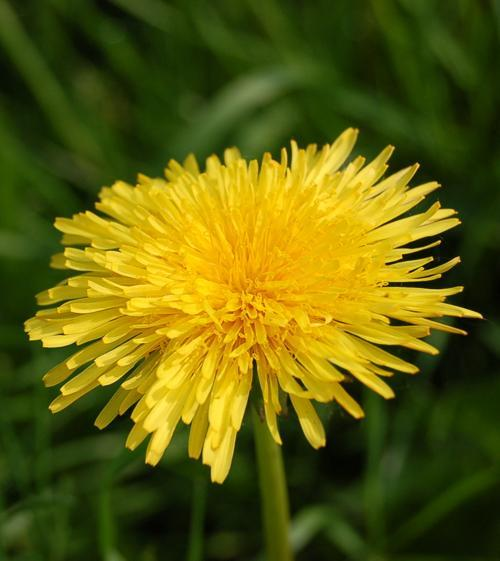
#> input picture test/image_00007.jpg, 500 x 561 px; its folder holds 4 pictures in this run
$ python projekat.py   (older library calls are emulated)
#> lines starting #> are read from the running program, lines starting #| are printed output that depends on the picture; after the words box and inside, x2 and y2 are one past the last pixel; in counts of white or black regions, pixels touching at a corner belong together
import numpy as np
import cv2
import os, glob
import keras
import h5py
from keras.models import Sequential
from keras.layers.core import Dense,Activation, Dropout, Flatten
from keras.layers.convolutional import Convolution2D, MaxPooling2D, ZeroPadding2D
from keras.optimizers import SGD, Adam


def readAllFiles(path):
	paths = []
	for infile in glob.glob(os.path.join(path, '*.jpg')):
		paths.append(infile)
#> pass 2 of the loop in readAllFiles, `for infile in glob.glob(os.path.join(path, '*.jpg')):`:
#> pass 3 of the loop in readAllFiles, `for infile in glob.glob(os.path.join(path, '*.jpg')):`:
#> the loop made 4 passes; the first 3 are shown
	return paths

def resizeForNetwork(img):
	img_network = cv2.resize(img, (28, 28), interpolation = cv2.INTER_CUBIC)
	return img_network

def findEdges(img):
	kernel = cv2.getStructuringElement(cv2.MORPH_ELLIPSE, (3, 3))
	img_close = cv2.dilate(img, kernel, iterations=1) - cv2.erode(img, kernel, iterations=1)
	return img_close

def findKMeansFlower(img):
	Z = img.reshape((-1,3))
	Z = np.float32(Z)
	criteria = (cv2.TERM_CRITERIA_EPS + cv2.TERM_CRITERIA_MAX_ITER, 10, 1.0)
	K = 2
	ret,label,center=cv2.kmeans(Z,K,None,criteria,10,cv2.KMEANS_RANDOM_CENTERS)
	center = np.uint8(center)
	res = center[label.flatten()]
	res2 = res.reshape((img.shape))
	return res2

def findFlowerContour(img):
	img_cont, contours, hierarchy = cv2.findContours(img, cv2.RETR_LIST, cv2.CHAIN_APPROX_SIMPLE)
	sizes = []
	for contour in contours:
		center, size, angle = cv2.minAreaRect(contour)
		sizes.append(size)

	biggest_contour_index = sizes.index(max(sizes))
	biggest_contour = contours[biggest_contour_index]

	return biggest_contour

def readOutputsTest(path):
	outputs = []
	with open(path) as fp:
		line = fp.readline()
		while line:
			outputs.append(line)
			line = fp.readline()
	return outputs

# [25 lines left out: functions convertOutput, outputToInt, calculateError, calculateAccuracy, not called in this run]


def defineSegment(path):
	print(path)
	img = cv2.imread(path)
	res = findKMeansFlower(img)

	res = cv2.cvtColor(res, cv2.COLOR_BGR2GRAY)

	img_close = findEdges(res)

	x,y,w,h = cv2.boundingRect(findFlowerContour(img_close))
	region = img[y:y+h,x:x+w]
	region = resizeForNetwork(region)

	return region

def scale_to_range(image):
    return image/255

def matrix_to_vector(image):
    return image.flatten()

def prepare_for_ann(regions):
	ready_for_ann = []
	for region in regions:
		region = region.reshape(28,28,3)
		scale = scale_to_range(region)
		ready_for_ann.append(scale)

	return ready_for_ann

def createInputs(path):
	trainResault = readAllFiles(path)
	regions = []
	for path in trainResault:
		region = defineSegment(path)
#> in defineSegment, img is the input picture: shape (561, 500, 3); mean B, G, R 12.3, 94, 94.1
#> in findKMeansFlower, `ret,label,center=cv2.kmeans(Z,K,None,criteria,10,cv2.KMEANS_RANDOM_CEN..`: ret = 379947004.7; center = [[7.53, 54.4, 36.45], [22.36, 177.5, 215.7]]
#> in findKMeansFlower, `center = np.uint8(center)`: center = [[7, 54, 36], [22, 177, 215]]
#> in findKMeansFlower, `res2 = res.reshape((img.shape))`:
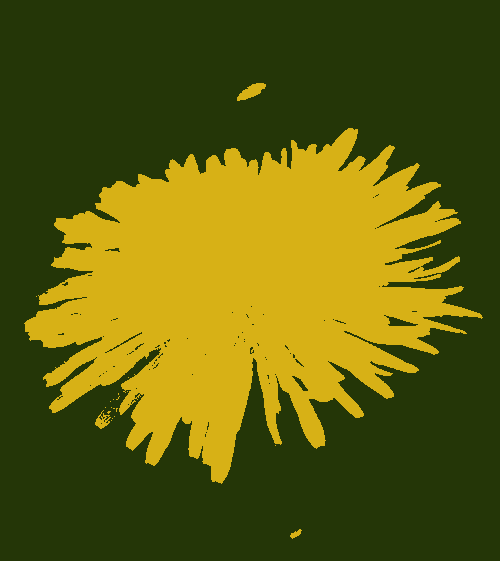
#> res2: shape (561, 500, 3); mean B, G, R 11.8, 93.6, 93.6
#> in defineSegment, `res = cv2.cvtColor(res, cv2.COLOR_BGR2GRAY)`:
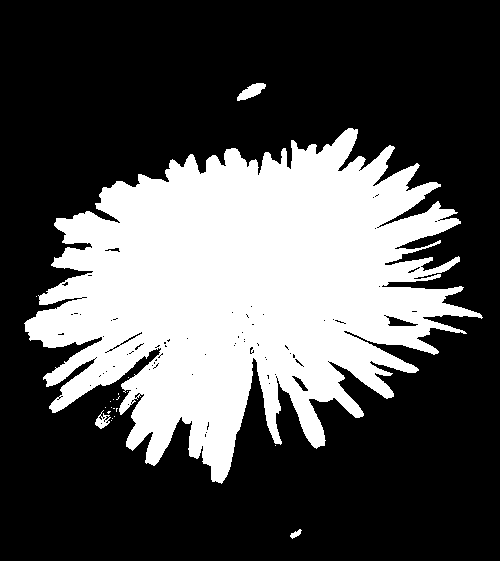
#> res: shape (561, 500); values 43 (black) and 171 (white), 32.2% white; 20 white regions (16 under 20 px), largest, box (x1, y1, x2, y2) and area: (24, 128, 483, 484) 89728, (237, 83, 266, 101) 271, (95, 410, 111, 429) 135, (290, 529, 302, 539) 58
#> in findEdges, `img_close = cv2.dilate(img, kernel, iterations=1) - cv2.erode(img, ker..`:
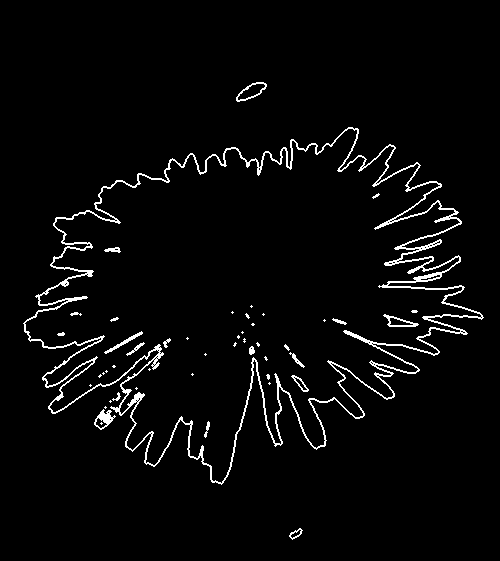
#> img_close: shape (561, 500); values 0 (black) and 128 (white), 3.3% white in thin lines or dots, all inside (x1, y1, x2, y2) = (23, 82, 484, 540)
#> in findFlowerContour, `img_cont, contours, hierarchy = cv2.findContours(img, cv2.RETR_LIST, c..`: contours = 116 contours, 95 with area under 20; largest, box (x1, y1, x2, y2) and area: (23, 127, 484, 485) 92540, (24, 128, 482, 484) 88040, (236, 82, 267, 102) 308, (237, 83, 266, 101) 234, (94, 409, 116, 430) 218
#> the loop in findFlowerContour, `for contour in contours:` made 116 passes
#> (contour, center, size, angle) on passes 3, 4, 5, 7, 9, 10, 12, 13: ([[150, 433], [151, 432], [152, 433], [151, 434]], (151, 433), (1.41, 1.41), -45), ([[189, 424], [190, 423], [191, 424], [190, 425]], (190, 424), (1.41, 1.41), -45), ([[101, 422], [100, 423], [101, 424], [102, 423]], (101, 423), (1.41, 1.41), -45), ([[109, 419], [110, 418], [111, 419], [110, 420]], (110, 419), (1.41, 1.41), -45), ([[112, 417], [113, 416], [114, 417], [113, 418]], (113, 417), (1.41, 1.41), -45), ([[107, 412], [108, 411], [109, 412], [108, 413]], (108, 412), (1.41, 1.41), -45), ([[105, 406], [104, 407], [105, 408], [106, 407]], (105, 407), (1.41, 1.41), -45), ([[136, 401], [137, 400], [138, 401], [137, 402]], (137, 401), (1.41, 1.41), -45)
#> (center, size, angle) on passes 1, 2, 6, 8, 11, 17: ((295.7, 533.4), (12.52, 4.92), -26.57), ((295.7, 533.4), (14.31, 6.71), -26.57), ((206.7, 429.1), (16.25, 2.91), -75.96), ((100, 423), (8.49, 11.31), -45), ((103.5, 418.5), (21.21, 14.14), -45), ((139, 398.5), (2.12, 2.12), -45)
#> after the loop in findFlowerContour, `for contour in contours:`: sizes = 116 pairs, first value 1.41 to 452.5, second value 1.41 to 322.8
#> in findFlowerContour, `biggest_contour_index = sizes.index(max(sizes))`: biggest_contour_index = 113
#> in findFlowerContour, `biggest_contour = contours[biggest_contour_index]`: biggest_contour = contour of 1828 points, box (x1, y1, x2, y2) (23, 127, 484, 485), area 92540
#> in defineSegment, `x,y,w,h = cv2.boundingRect(findFlowerContour(img_close))`: x = 23; y = 127; w = 461; h = 358
#> in defineSegment, `region = img[y:y+h,x:x+w]`:
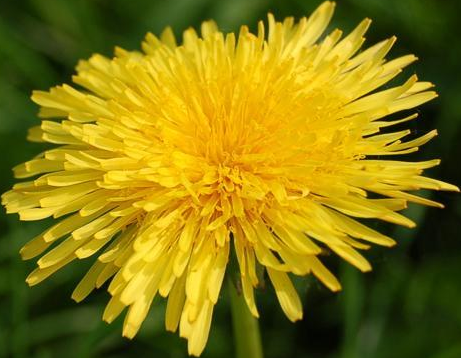
#> region: shape (358, 461, 3); mean B, G, R 15.6, 121.4, 135.3
#> in resizeForNetwork, `img_network = cv2.resize(img, (28, 28), interpolation = cv2.INTER_CUBIC)`:
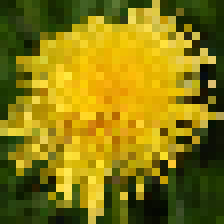
#> img_network: shape (28, 28, 3) (shown 8 times larger); mean B, G, R 15.8, 121.7, 135.5
		regions.append(region)
#> pass 2 of the loop in createInputs, `for path in trainResault:`:
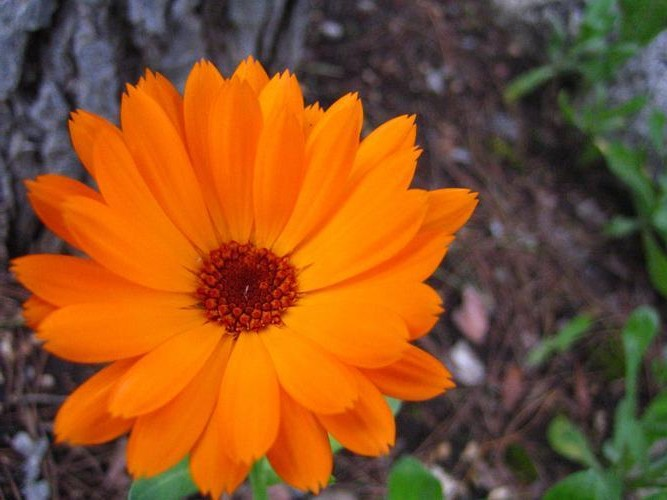
#> input picture test/image_00011.jpg, 667 x 500 px
#> in defineSegment, img is the input picture: shape (500, 667, 3); mean B, G, R 37.6, 81.6, 137.5
#> res2: shape (500, 667, 3)
#> in defineSegment (call 2), `res = cv2.cvtColor(res, cv2.COLOR_BGR2GRAY)`:
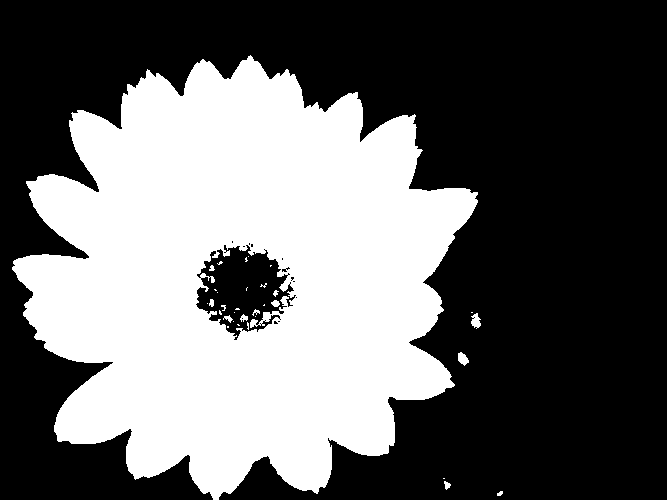
#> res: shape (500, 667); values 65 (black) and 134 (white), 40.2% white; 33 white regions (21 under 20 px), largest, box (x1, y1, x2, y2) and area: (12, 55, 478, 500) 133478, (471, 313, 481, 329) 102, (458, 352, 469, 366) 99
#> img_close: shape (500, 667); values 0 (black) and 69 (white), 2% white in thin lines or dots, all inside (x1, y1, x2, y2) = (11, 54, 504, 500)
#> contours = 102 contours, 82 with area under 20; largest, box (x1, y1, x2, y2) and area: (195, 242, 298, 341) 6366, (196, 246, 289, 336) 4660, (11, 54, 479, 500) 2158, (470, 311, 482, 330) 132, (457, 351, 470, 367) 116
#> the loop in findFlowerContour (call 2), `for contour in contours:` made 102 passes
#> (center, size, angle) on passes 1, 2, 3, 4, 5, 6, 12, 13: ((499.8, 493.3), (4.95, 2.83), -45), ((499.5, 493), (7.78, 4.95), -45), ((446, 484.5), (6.36, 6.36), -45), ((445, 483.5), (7.78, 12.02), -45), ((462.3, 358.2), (8.49, 12.02), -45), ((462.3, 358.2), (9.9, 14.85), -45), ((252.5, 328), (2.12, 2.12), -45), ((254.5, 327), (2.12, 2.12), -45)
#> x = 11; y = 54; w = 468; h = 446
#> region: shape (446, 468, 3)
#> in resizeForNetwork (call 2), `img_network = cv2.resize(img, (28, 28), interpolation = cv2.INTER_CUBIC)`:
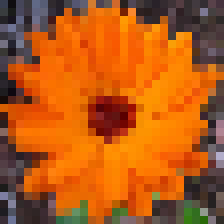
#> img_network: shape (28, 28, 3) (shown 8 times larger); mean B, G, R 24, 90.5, 180
#> pass 3 of the loop in createInputs, `for path in trainResault:`:
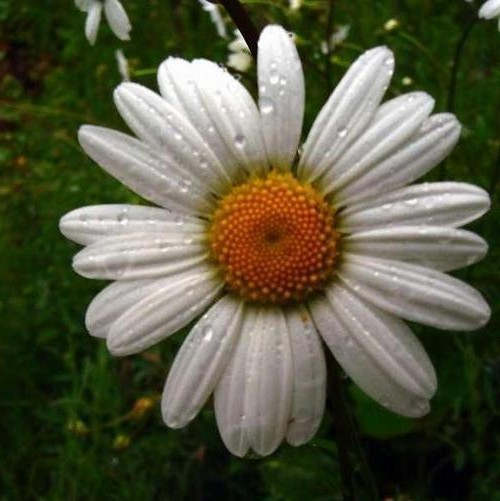
#> input picture test/image_00014.jpg, 500 x 501 px
#> in defineSegment, img is the input picture: shape (501, 500, 3); mean B, G, R 66.8, 89.5, 88.7
#> res2: shape (501, 500, 3)
#> in defineSegment (call 3), `res = cv2.cvtColor(res, cv2.COLOR_BGR2GRAY)`:
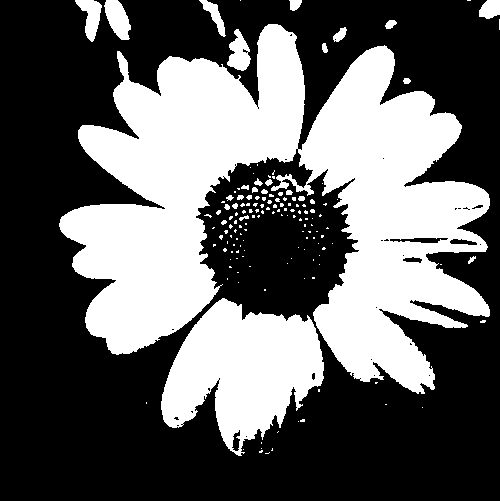
#> res: shape (501, 500); values 38 (black) and 164 (white), 38.4% white; 152 white regions (124 under 20 px), largest, box (x1, y1, x2, y2) and area: (59, 24, 490, 394) 76741, (161, 298, 324, 456) 15383, (104, 0, 131, 40) 690
#> img_close: shape (501, 500); values 0 (black) and 126 (white), 4.8% white in thin lines or dots, all inside (x1, y1, x2, y2) = (58, 0, 500, 457)
#> contours = 255 contours, 201 with area under 20; largest, box (x1, y1, x2, y2) and area: (58, 23, 491, 457) 95177, (59, 24, 305, 355) 39376, (298, 45, 490, 394) 35888, (161, 298, 324, 451) 14957, (226, 28, 252, 72) 662
#> x = 58; y = 23; w = 433; h = 434
#> region: shape (434, 433, 3)
#> in resizeForNetwork (call 3), `img_network = cv2.resize(img, (28, 28), interpolation = cv2.INTER_CUBIC)`:
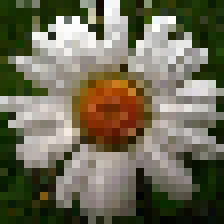
#> img_network: shape (28, 28, 3) (shown 8 times larger); mean B, G, R 85.9, 106.7, 109.6
#> the loop made 4 passes; the first 3 are shown

	trainInputs = prepare_for_ann(regions)
#> in prepare_for_ann, `ready_for_ann = []`: ready_for_ann = []
#> the loop in prepare_for_ann, `for region in regions:` made 4 passes
#> pass 2, in prepare_for_ann, `scale = scale_to_range(region)`:
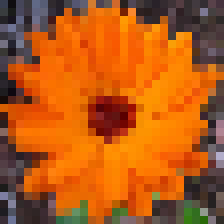
#> scale: shape (28, 28, 3) float64 (shown 8 times larger); mean of channels 0, 1, 2 0.094, 0.355, 0.706; drawn as B, G, R
#> pass 3, in prepare_for_ann, `scale = scale_to_range(region)`:
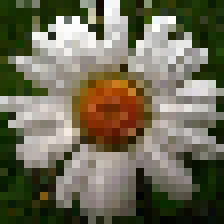
#> scale: shape (28, 28, 3) float64 (shown 8 times larger); mean of channels 0, 1, 2 0.337, 0.418, 0.43; drawn as B, G, R
	return trainInputs

# [35 lines left out: functions createOutputs, create_ann, train_ann, not called in this run]


inputsForTest = createInputs('test')
outputsForTest = readOutputsTest("outputs_test.txt")
#> (the run stopped early here; a loop or call above may not have finished)
